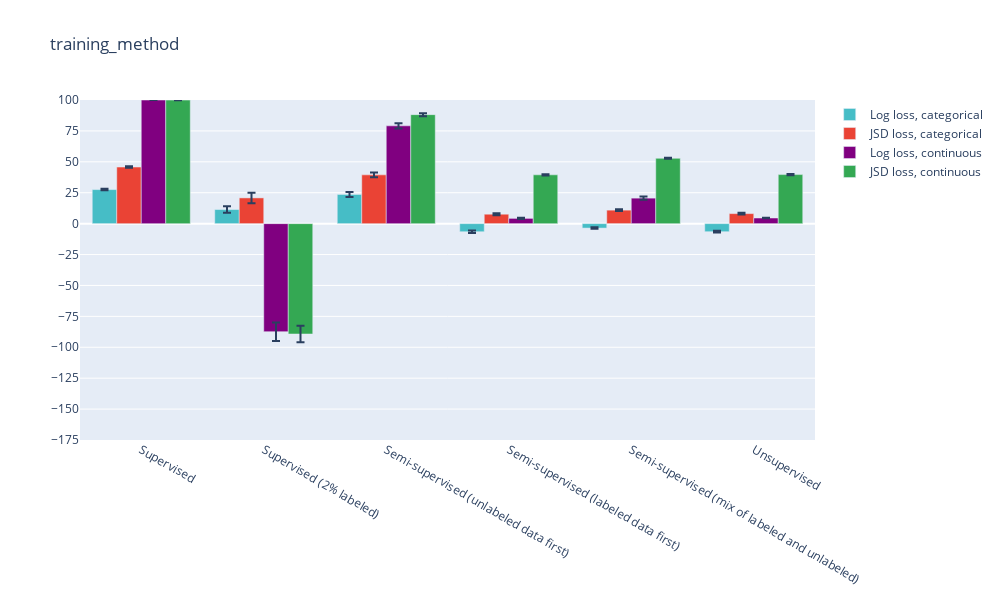
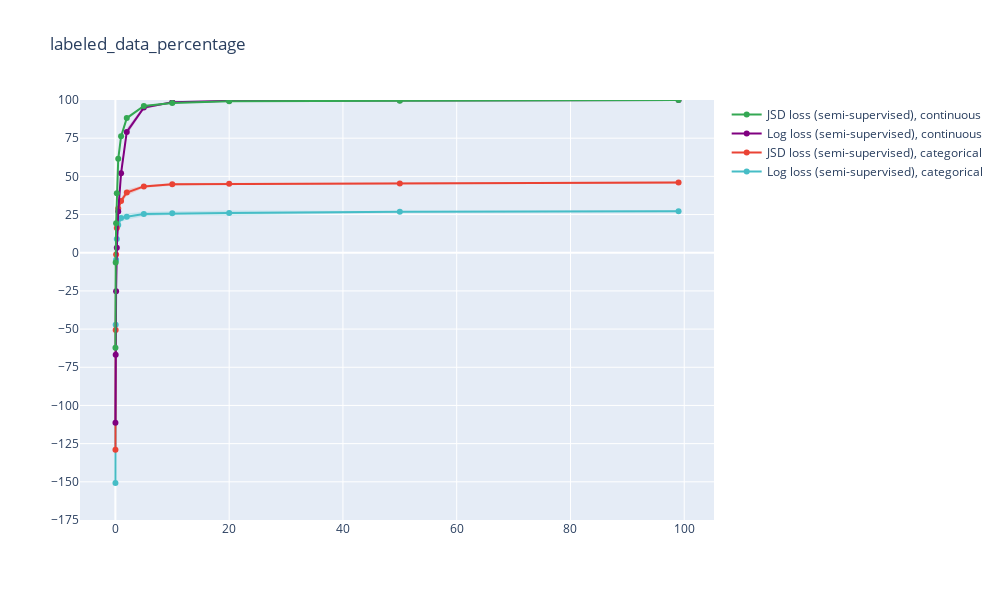
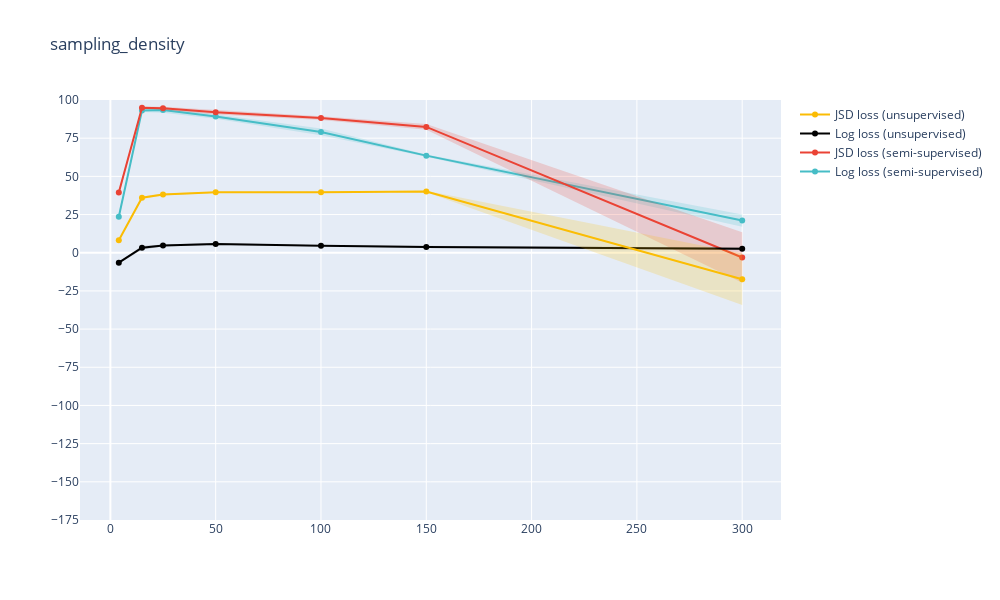
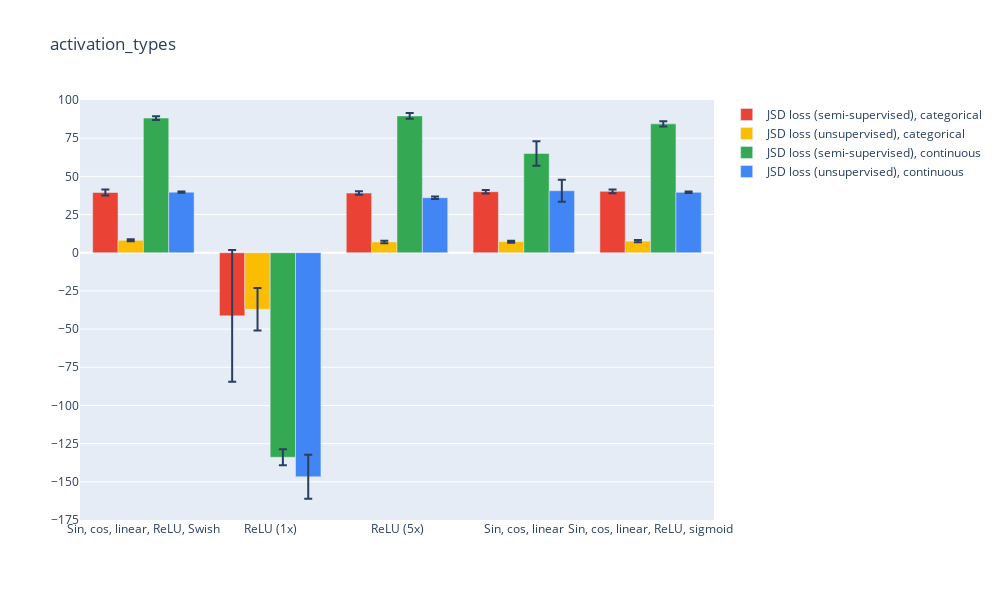

Notebook cell for these charts, in order:
### Code cell
for i in range(len(parameters)):
    if i not in [0,1,2]:
        excluded_config_strings=['CCE, SD=4', 'CCEu, SD=4', 'CCE, SD=100','CCEu, SD=100']
    else:
        excluded_config_strings=[]
    plot_vals(i,USE_PLOTLY=True,excluded_config_strings=excluded_config_strings)

### Figure 1 — Plotly figure (JSON) as saved in the notebook; plotly's stock layout.template omitted (floating-point values rounded to 4 significant figures)
{"data": [{"error_y": {"array": [0.5939, 2.632, 2.037, 0.9505, 0.6098, 0.6869]}, "marker": {"color": "#46BDC6"}, "name": "Log loss, categorical", "type": "bar", "x": ["Supervised", "Supervised (2%\nlabeled)", "Semi-supervised\n(unlabeled data\nfirst)", "Semi-supervised\n(labeled data first)", "Semi-supervised (mix\nof labeled and\nunlabeled)", "Unsupervised"], "y": [27.53, 11.41, 23.6, -6.552, -3.613, -6.53]}, {"error_y": {"array": [0.6264, 4.242, 1.963, 0.7532, 0.6222, 0.6326]}, "marker": {"color": "#EA4335"}, "name": "JSD loss, categorical", "type": "bar", "x": ["Supervised", "Supervised (2%\nlabeled)", "Semi-supervised\n(unlabeled data\nfirst)", "Semi-supervised\n(labeled data first)", "Semi-supervised (mix\nof labeled and\nunlabeled)", "Unsupervised"], "y": [45.77, 20.81, 39.45, 7.627, 10.92, 8.118]}, {"error_y": {"array": [0.002346, 7.485, 2.163, 0.4133, 1.391, 0.2728]}, "marker": {"color": "#800080"}, "name": "Log loss, continuous", "type": "bar", "x": ["Supervised", "Supervised (2%\nlabeled)", "Semi-supervised\n(unlabeled data\nfirst)", "Semi-supervised\n(labeled data first)", "Semi-supervised (mix\nof labeled and\nunlabeled)", "Unsupervised"], "y": [99.99, -87.38, 79.11, 4.253, 20.62, 4.557]}, {"error_y": {"array": [0.09166, 6.672, 1.204, 0.544, 0.3745, 0.4461]}, "marker": {"color": "#34A853"}, "name": "JSD loss, continuous", "type": "bar", "x": ["Supervised", "Supervised (2%\nlabeled)", "Semi-supervised\n(unlabeled data\nfirst)", "Semi-supervised\n(labeled data first)", "Semi-supervised (mix\nof labeled and\nunlabeled)", "Unsupervised"], "y": [99.93, -89.27, 88.16, 39.47, 52.85, 39.68]}], "layout": {"height": 600, "title": {"text": "training_method"}, "width": 1000, "yaxis": {"dtick": 25, "range": [-175, 100], "tick0": 0}}}

### Figure 2 — Plotly figure (JSON) as saved in the notebook; plotly's stock layout.template omitted (floating-point values rounded to 4 significant figures)
{"data": [{"marker": {"color": "#46BDC6"}, "mode": "lines+markers", "name": "Log loss (semi-supervised), categorical", "type": "scatter", "x": [99, 50, 20, 10, 5, 2, 1, 0.5, 0.25, 0.125, 0.05, 0.01], "y": [27.17, 26.8, 25.99, 25.8, 25.38, 23.6, 22.76, 18.18, 8.996, -4.625, -47.13, -150.8]}, {"line": {"width": 0}, "marker": {"color": "#46BDC6"}, "mode": "lines", "name": "Upper bound", "showlegend": false, "type": "scatter", "x": [99, 50, 20, 10, 5, 2, 1, 0.5, 0.25, 0.125, 0.05, 0.01], "y": [27.88, 27.38, 27.68, 26.95, 26.86, 25.64, 25.3, 22.1, 15.24, 3.387, -19.66, -105.7]}, {"fill": "tonexty", "fillcolor": "rgba(70, 189, 198, 0.2)", "line": {"width": 0}, "marker": {"color": "#46BDC6"}, "mode": "lines", "name": "Lower bound", "showlegend": false, "type": "scatter", "x": [99, 50, 20, 10, 5, 2, 1, 0.5, 0.25, 0.125, 0.05, 0.01], "y": [26.47, 26.21, 24.31, 24.64, 23.9, 21.57, 20.23, 14.26, 2.748, -12.64, -74.6, -195.9]}, {"marker": {"color": "#EA4335"}, "mode": "lines+markers", "name": "JSD loss (semi-supervised), categorical", "type": "scatter", "x": [99, 50, 20, 10, 5, 2, 1, 0.5, 0.25, 0.125, 0.05, 0.01], "y": [45.92, 45.31, 45.21, 44.81, 43.42, 39.45, 33.83, 28.89, 16.12, -1.103, -50.59, -129.0]}, {"line": {"width": 0}, "marker": {"color": "#EA4335"}, "mode": "lines", "name": "Upper bound", "showlegend": false, "type": "scatter", "x": [99, 50, 20, 10, 5, 2, 1, 0.5, 0.25, 0.125, 0.05, 0.01], "y": [46.64, 45.88, 45.83, 45.68, 44.26, 41.41, 35.93, 32.36, 24.09, 9.933, -20.23, -99.44]}, {"fill": "tonexty", "fillcolor": "rgba(234, 67, 53, 0.2)", "line": {"width": 0}, "marker": {"color": "#EA4335"}, "mode": "lines", "name": "Lower bound", "showlegend": false, "type": "scatter", "x": [99, 50, 20, 10, 5, 2, 1, 0.5, 0.25, 0.125, 0.05, 0.01], "y": [45.19, 44.75, 44.6, 43.93, 42.58, 37.48, 31.73, 25.42, 8.15, -12.14, -80.96, -158.6]}, {"marker": {"color": "#800080"}, "mode": "lines+markers", "name": "Log loss (semi-supervised), continuous", "type": "scatter", "x": [99, 50, 20, 10, 5, 2, 1, 0.5, 0.25, 0.125, 0.05, 0.01], "y": [99.98, 99.78, 99.44, 98.59, 95.05, 79.11, 52.12, 27.04, 3.261, -25.22, -66.87, -111.4]}, {"line": {"width": 0}, "marker": {"color": "#800080"}, "mode": "lines", "name": "Upper bound", "showlegend": false, "type": "scatter", "x": [99, 50, 20, 10, 5, 2, 1, 0.5, 0.25, 0.125, 0.05, 0.01], "y": [99.99, 99.84, 99.67, 98.91, 96.16, 81.27, 55.24, 32.01, 8.426, -17.46, -41.47, -83.97]}, {"fill": "tonexty", "fillcolor": "rgba(128, 0, 128, 0.2)", "line": {"width": 0}, "marker": {"color": "#800080"}, "mode": "lines", "name": "Lower bound", "showlegend": false, "type": "scatter", "x": [99, 50, 20, 10, 5, 2, 1, 0.5, 0.25, 0.125, 0.05, 0.01], "y": [99.97, 99.73, 99.21, 98.26, 93.93, 76.94, 48.99, 22.07, -1.903, -32.99, -92.27, -138.8]}, {"marker": {"color": "#34A853"}, "mode": "lines+markers", "name": "JSD loss (semi-supervised), continuous", "type": "scatter", "x": [99, 50, 20, 10, 5, 2, 1, 0.5, 0.25, 0.125, 0.05, 0.01], "y": [99.96, 99.59, 99.2, 98.03, 96.04, 88.16, 76.18, 61.45, 38.98, 19.27, -6.37, -62.27]}, {"line": {"width": 0}, "marker": {"color": "#34A853"}, "mode": "lines", "name": "Upper bound", "showlegend": false, "type": "scatter", "x": [99, 50, 20, 10, 5, 2, 1, 0.5, 0.25, 0.125, 0.05, 0.01], "y": [99.98, 99.76, 99.36, 98.45, 96.6, 89.37, 77.57, 64.19, 43.06, 25.72, 4.912, -26.63]}, {"fill": "tonexty", "fillcolor": "rgba(52, 168, 83, 0.2)", "line": {"width": 0}, "marker": {"color": "#34A853"}, "mode": "lines", "name": "Lower bound", "showlegend": false, "type": "scatter", "x": [99, 50, 20, 10, 5, 2, 1, 0.5, 0.25, 0.125, 0.05, 0.01], "y": [99.94, 99.42, 99.03, 97.62, 95.49, 86.96, 74.8, 58.72, 34.89, 12.82, -17.65, -97.9]}], "layout": {"height": 600, "title": {"text": "labeled_data_percentage"}, "width": 1000, "yaxis": {"dtick": 25, "range": [-175, 100], "tick0": 0}}}

### Figure 3 — Plotly figure (JSON) as saved in the notebook; plotly's stock layout.template omitted (floating-point values rounded to 4 significant figures)
{"data": [{"marker": {"color": "#46BDC6"}, "mode": "lines+markers", "name": "Log loss (semi-supervised)", "type": "scatter", "x": [4, 15, 25, 50, 100, 150, 300], "y": [23.6, 93.13, 93.41, 89.13, 79.11, 63.58, 21.04]}, {"line": {"width": 0}, "marker": {"color": "#46BDC6"}, "mode": "lines", "name": "Upper bound", "showlegend": false, "type": "scatter", "x": [4, 15, 25, 50, 100, 150, 300], "y": [25.64, 94.14, 95.24, 90.63, 81.27, 64.25, 25.05]}, {"fill": "tonexty", "fillcolor": "rgba(70, 189, 198, 0.2)", "line": {"width": 0}, "marker": {"color": "#46BDC6"}, "mode": "lines", "name": "Lower bound", "showlegend": false, "type": "scatter", "x": [4, 15, 25, 50, 100, 150, 300], "y": [21.57, 92.13, 91.59, 87.64, 76.94, 62.91, 17.04]}, {"marker": {"color": "#EA4335"}, "mode": "lines+markers", "name": "JSD loss (semi-supervised)", "type": "scatter", "x": [4, 15, 25, 50, 100, 150, 300], "y": [39.45, 94.91, 94.6, 91.94, 88.16, 82.39, -3.144]}, {"line": {"width": 0}, "marker": {"color": "#EA4335"}, "mode": "lines", "name": "Upper bound", "showlegend": false, "type": "scatter", "x": [4, 15, 25, 50, 100, 150, 300], "y": [41.41, 95.73, 95.55, 93.35, 89.37, 84.25, 13.34]}, {"fill": "tonexty", "fillcolor": "rgba(234, 67, 53, 0.2)", "line": {"width": 0}, "marker": {"color": "#EA4335"}, "mode": "lines", "name": "Lower bound", "showlegend": false, "type": "scatter", "x": [4, 15, 25, 50, 100, 150, 300], "y": [37.48, 94.09, 93.65, 90.54, 86.96, 80.54, -19.63]}, {"marker": {"color": "#000000"}, "mode": "lines+markers", "name": "Log loss (unsupervised)", "type": "scatter", "x": [4, 15, 25, 50, 100, 150, 300], "y": [-6.53, 3.274, 4.72, 5.687, 4.557, 3.788, 2.636]}, {"line": {"width": 0}, "marker": {"color": "#000000"}, "mode": "lines", "name": "Upper bound", "showlegend": false, "type": "scatter", "x": [4, 15, 25, 50, 100, 150, 300], "y": [-5.843, 4.369, 5.444, 6.347, 4.83, 4.495, 3.46]}, {"fill": "tonexty", "fillcolor": "rgba(0, 0, 0, 0.2)", "line": {"width": 0}, "marker": {"color": "#000000"}, "mode": "lines", "name": "Lower bound", "showlegend": false, "type": "scatter", "x": [4, 15, 25, 50, 100, 150, 300], "y": [-7.217, 2.179, 3.996, 5.028, 4.284, 3.08, 1.811]}, {"marker": {"color": "#FBBC04"}, "mode": "lines+markers", "name": "JSD loss (unsupervised)", "type": "scatter", "x": [4, 15, 25, 50, 100, 150, 300], "y": [8.118, 36.0, 38.17, 39.58, 39.68, 40.09, -17.41]}, {"line": {"width": 0}, "marker": {"color": "#FBBC04"}, "mode": "lines", "name": "Upper bound", "showlegend": false, "type": "scatter", "x": [4, 15, 25, 50, 100, 150, 300], "y": [8.751, 36.8, 38.93, 40.01, 40.13, 40.62, -0.5316]}, {"fill": "tonexty", "fillcolor": "rgba(251, 188, 4, 0.2)", "line": {"width": 0}, "marker": {"color": "#FBBC04"}, "mode": "lines", "name": "Lower bound", "showlegend": false, "type": "scatter", "x": [4, 15, 25, 50, 100, 150, 300], "y": [7.486, 35.2, 37.42, 39.16, 39.23, 39.56, -34.29]}], "layout": {"height": 600, "title": {"text": "sampling_density"}, "width": 1000, "yaxis": {"dtick": 25, "range": [-175, 100], "tick0": 0}}}

### Figure 4 — Plotly figure (JSON) as saved in the notebook; plotly's stock layout.template omitted (floating-point values rounded to 4 significant figures)
{"data": [{"error_y": {"array": [1.963, 43.16, 1.165, 1.184, 1.257]}, "marker": {"color": "#EA4335"}, "name": "JSD loss (semi-supervised), categorical", "type": "bar", "x": ["Sin, cos, linear,\nReLU, Swish", "ReLU (1x)", "ReLU (5x)", "Sin, cos, linear", "Sin, cos, linear,\nReLU, sigmoid"], "y": [39.45, -41.34, 39.05, 39.96, 40.19]}, {"error_y": {"array": [0.6326, 13.88, 0.7987, 0.6416, 0.7128]}, "marker": {"color": "#FBBC04"}, "name": "JSD loss (unsupervised), categorical", "type": "bar", "x": ["Sin, cos, linear,\nReLU, Swish", "ReLU (1x)", "ReLU (5x)", "Sin, cos, linear", "Sin, cos, linear,\nReLU, sigmoid"], "y": [8.118, -37.04, 7.033, 7.253, 7.588]}, {"error_y": {"array": [1.204, 5.193, 1.839, 8.025, 1.683]}, "marker": {"color": "#34A853"}, "name": "JSD loss (semi-supervised), continuous", "type": "bar", "x": ["Sin, cos, linear,\nReLU, Swish", "ReLU (1x)", "ReLU (5x)", "Sin, cos, linear", "Sin, cos, linear,\nReLU, sigmoid"], "y": [88.16, -133.9, 89.57, 64.97, 84.38]}, {"error_y": {"array": [0.4461, 14.33, 0.7862, 7.164, 0.4877]}, "marker": {"color": "#4285F4"}, "name": "JSD loss (unsupervised), continuous", "type": "bar", "x": ["Sin, cos, linear,\nReLU, Swish", "ReLU (1x)", "ReLU (5x)", "Sin, cos, linear", "Sin, cos, linear,\nReLU, sigmoid"], "y": [39.68, -146.7, 36.02, 40.59, 39.52]}], "layout": {"height": 600, "title": {"text": "activation_types"}, "width": 1000, "yaxis": {"dtick": 25, "range": [-175, 100], "tick0": 0}}}
